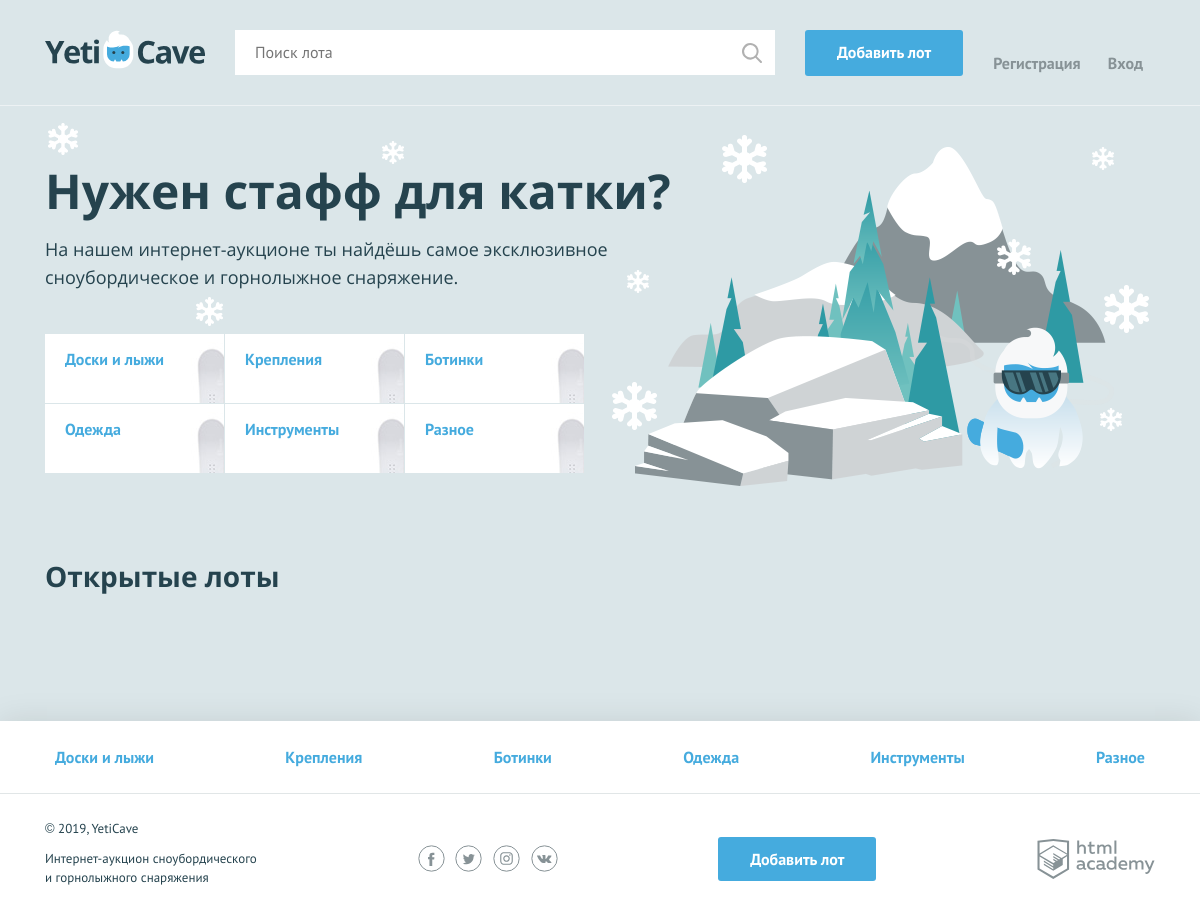
The page / on the database its author committed.
### tables this page shows
CREATE TABLE categories (
	id INT(11) NOT NULL AUTO_INCREMENT,
	name CHAR(50) NOT NULL,
	PRIMARY KEY(id)
);

### functions.php (called while the page is built, shortened)
<?php
function include_template($name, $data) {
    $name = 'templates/' . $name;
    extract($data);
    require $name;
    $result = ob_get_clean();
    return $result;
}
function object_in_array($result, $con){
    if (!$result) {
        $error = "Ошибка MySQL: " . mysqli_error($con);
        print $error;
    }
    else {
        return mysqli_fetch_all($result, MYSQLI_ASSOC);
    }
}

### data.php (called while the page is built)
<?php
$categories=["Доски и лыжи", "Крепления", "Ботинки", "Одежда", "Инструменты", "Разное"];

### init.php (called while the page is built, shortened)
<?php
$is_auth=0;
$con=db_connection();
$sql = "SELECT categories.id ,categories.name FROM categories";
$result = mysqli_query($con, $sql);
$cat = object_in_array($result, $con);

### templates/layout.php (the view, shortened to what this page needs)
<!DOCTYPE html>
<html lang="ru">
<head>
    <link href="css/normalize.min.css" rel="stylesheet">
    <link href="css/style.css" rel="stylesheet">
</head>
<body>
<div class="page-wrapper">
    <header class="main-header">
        <div class="main-header__container container">
            <a class="main-header__logo">
                <img src="img/logo.svg" width="160" height="39" alt="Логотип компании YetiCave">
            </a>
            <form class="main-header__search" method="get" action="search.php">
                <input type="search" name="search" placeholder="Поиск лота">
                <input class="main-header__search-btn" type="submit" name="find" value="Найти">
            </form>
            <a class="main-header__add-lot button" href="add.php">Добавить лот</a>
            <nav class="user-menu user-menu__list">
                <?php if ($is_auth==1): ?>
                    <div class="user-menu__logged">
                        <p><?=$user_name ?></p>
                    </div>
                    <div class="user-menu__item">
                      <a href="logout.php">Выход</a>
                    </div>
                <?php else: ?>
                    <ul class="user-menu__list">
                        <li class="user-menu__item">
                            <a href="sing-up.php">Регистрация</a>
                        </li>
                        <li class="user-menu__item">
                            <a href="login.php">Вход</a>
                        </li>
                    </ul>
                <?php endif; ?>
            </nav>
        </div>
    </header>
    <main class="container"><?=$content; ?></main>
</div>
<footer class="main-footer">
    <nav class="nav">
        <ul class="nav__list container">
            <?php foreach($categories as $value): ?>
                <li class="nav__item">
                    <a href="pages/all-lots.html"><?=$value['name']; ?></a>
                </li>
            <?php endforeach; ?>
        </ul>
    </nav>
    <div class="main-footer__bottom container">
        <div class="main-footer__copyright">
            <p>© 2019, YetiCave</p>
            <p>Интернет-аукцион сноубордического и горнолыжного снаряжения</p>
        </div>
        <div class="main-footer__social social">
            <a class="social__link social__link--facebook" href="#">
            </a>
            <a class="social__link social__link--twitter" href="#">
            </a>
            <a class="social__link social__link--instagram" href="#">
            </a>
            <a class="social__link social__link--vkontakte" href="#">
            </a>
        </div>
        <a class="main-footer__add-lot button" href="add-lot.html">Добавить лот</a>
        <div class="main-footer__developed-by">
            <a class="logo-academy" href="https://htmlacademy.ru/intensive/php">
            </a>
        </div>
    </div>
</footer>
</body>
</html>

### templates/index.php (shortened to what this page needs)
<section class="promo">
    <h2 class="promo__title">Нужен стафф для катки?</h2>
    <p class="promo__text">На нашем интернет-аукционе ты найдёшь самое эксклюзивное сноубордическое и горнолыжное снаряжение.</p>
    <ul class="promo__list">
        <?php foreach ($categories as $value): ?>
            <li class="promo__item promo__item--boards">
                <a class="promo__link" href="pages/all-lots.html"><?=$value; ?></a>
            </li>
        <?php endforeach; ?>
    </ul>
</section>
<section class="lots">
    <div class="lots__header">
        <h2>Открытые лоты</h2>
    </div>
</section>

### index.php
<?php
require_once('functions.php');
require_once('data.php');
require_once('init.php');
require_once('getwinner.php');
    $sql_lots = "SELECT lots.id as id_lot, title, start_price, image_path, categories.name, ifnull(max(rates.sum_price),lots.start_price) FROM lots
JOIN categories ON lots.category_id=categories.id
LEFT JOIN rates ON lots.id=rates.id_lot
WHERE lots.date_end >CURRENT_DATE()
group by lots.id
ORDER BY lots.date_create DESC
LIMIT 9";
    $result_lots = mysqli_query($con, $sql_lots);
    $lots=object_in_array($result_lots, $con);
$page_content = include_template('index.php', [
    'categories'=>$categories,
    'advertisements'=>$lots]);
$layout_content = include_template('layout.php', [
    'title' => 'Yeti - Главная страница',
    'is_auth' => $is_auth,
    'user_name' => $user_name,
    'content' => $page_content,
    'categories' => $cat
]);
print($layout_content);

### rows shown on the page
categories: name "Доски и лыжи"
categories: name "Крепления"
categories: name "Ботинки"
categories: name "Одежда"
categories: name "Инструменты"
categories: name "Разное"

### other values the page prints
$value "Доски и лыжи"
$value "Крепления"
$value "Ботинки"
$value "Одежда"
$value "Инструменты"
$value "Разное"
